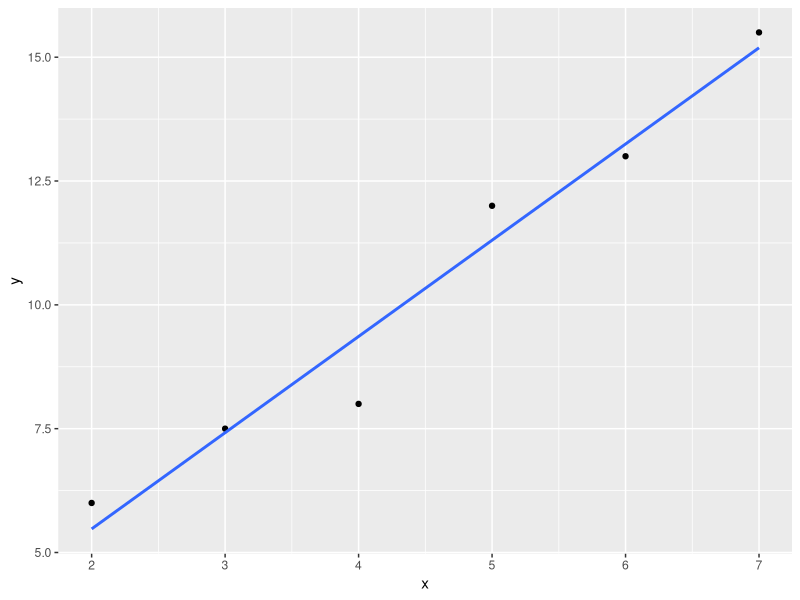

Reproduce this figure in R.
#install package("ggplot2")
#install library("ggplot2")
x<-c(2,3,4,5,6,7)
y<-c(6.00,7.50,8.00,12.00,13.00,15.50)
install.packages("ggplot2")
DF<-data.frame(x,y)
library(ggplot2)
#read library("ggplot2")
ggplot(DF,aes(x,y))+geom_point()+geom_smooth(method= "lm" , se= F)
